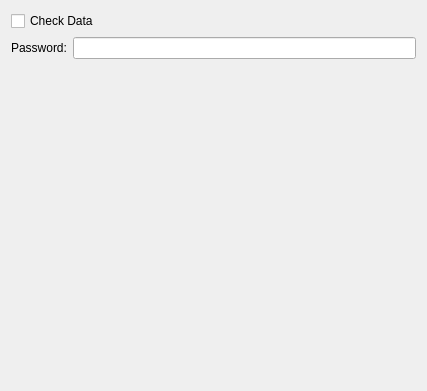
<?xml version="1.0" encoding="UTF-8"?>
<ui version="4.0">
 <class>AdvUserCheck</class>
 <widget class="QWidget" name="advUserCheck">
  <property name="geometry">
   <rect>
    <x>0</x>
    <y>0</y>
    <width>427</width>
    <height>391</height>
   </rect>
  </property>
  <property name="windowTitle">
   <string>Widget</string>
  </property>
  <layout class="QVBoxLayout" name="verticalLayout_2">
   <item>
    <layout class="QVBoxLayout" name="verticalLayout">
     <item>
      <widget class="QCheckBox" name="checkBox_advCheckData">
       <property name="text">
        <string>Check Data</string>
       </property>
      </widget>
     </item>
     <item>
      <layout class="QHBoxLayout" name="horizontalLayout">
       <item>
        <widget class="QLabel" name="label_advPsw">
         <property name="text">
          <string>Password:</string>
         </property>
        </widget>
       </item>
       <item>
        <widget class="QLineEdit" name="lineEdit_advPsw"/>
       </item>
      </layout>
     </item>
    </layout>
   </item>
   <item>
    <spacer name="verticalSpacer">
     <property name="orientation">
      <enum>Qt::Vertical</enum>
     </property>
     <property name="sizeHint" stdset="0">
      <size>
       <width>20</width>
       <height>293</height>
      </size>
     </property>
    </spacer>
   </item>
  </layout>
 </widget>
 <resources/>
 <connections/>
</ui>
